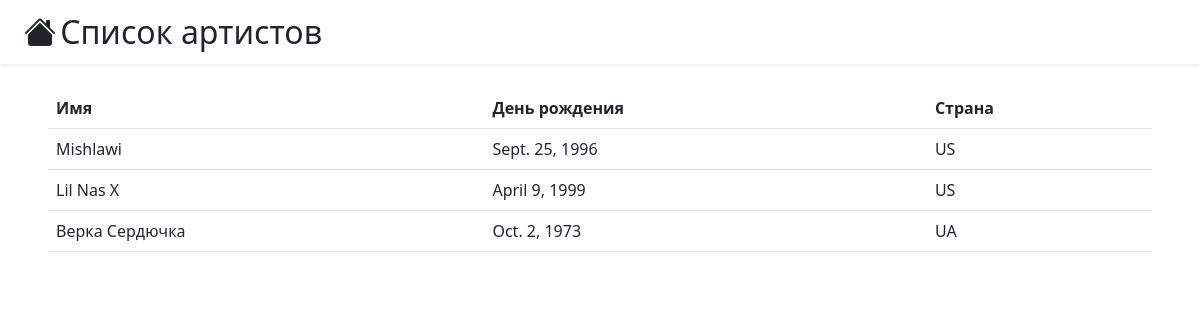
The page /artists/ on the database as committed earlier.
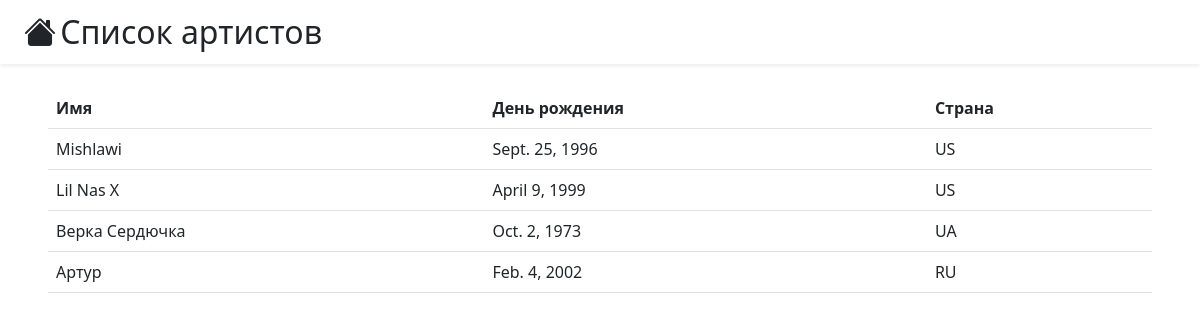
The same page on the database as committed later.
### dance_db_app/models.py (models this page shows, shortened)
class Artist(models.Model):
    name = models.CharField(max_length=256)
    country = models.CharField(max_length=100)
    birthday = models.DateField()

### dance_db_app/views.py (the view)
# urls.py: path('artists/', views.view_artists, name="view_all_artists"),
def view_artists(request):
    template = loader.get_template('dance_db_app/artists.html')
    context = {
        'artists': Artist.objects.all()
    }
    return HttpResponse(template.render(context, request))

### dance_db_app/templates/dance_db_app/artists.html
{% extends 'dance_db_app/blocks/page_base.html' %}
{% block page_title %}Список артистов{% endblock page_title %}
{% block page_content %}
<table class="table table-hover">
    <tr>
        <th>Имя</th>
        <th>День рождения</th>
        <th>Страна</th>
    </tr>
    {% for artist in artists %}
    <tr style="cursor: pointer" onclick="window.location='{% url 'view_artist' artist.pk %}'">
        <td>{{artist.name}}</td>
        <td>{{artist.birthday}}</td>
        <td>{{artist.country}}</td>
    </tr>
    {% endfor %}
</table>
{% endblock page_content %}

Rows that differ between the two databases and show on the page:
added Artist: name "Артур", birthday "Feb. 4, 2002", country "RU"
